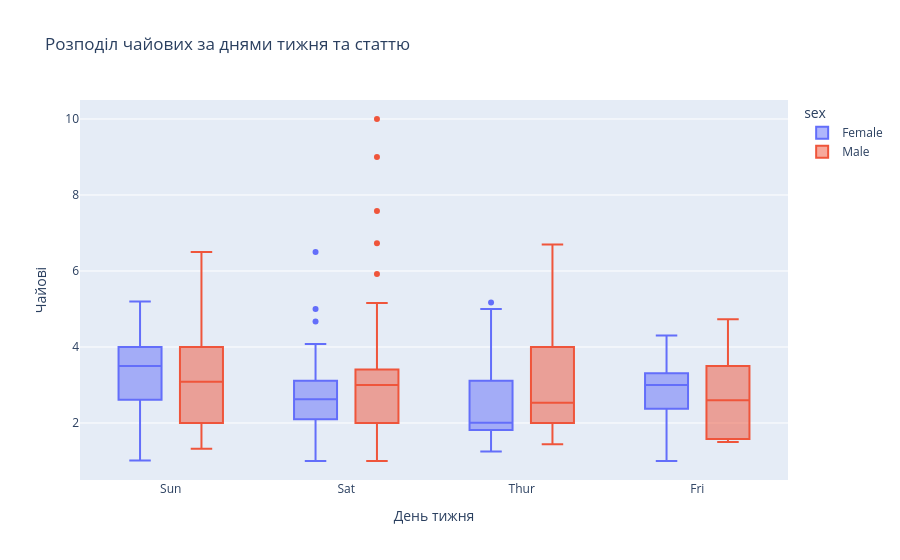

The notebook cell saved with this chart:
### Markdown cell above
---

**6. Інтерактивний box plot: чайові за днями та статтю**

Створіть інтерактивний box plot для чайових за днями тижня з розбивкою за кольором по статі.

### Code cell
fig = px.box(df, x='day', y='tip', color='sex',
             title='Розподіл чайових за днями тижня та статтю',
             labels={'day': 'День тижня', 'tip': 'Чайові'})
fig.show()

### Figure 1 — Plotly figure (JSON) as saved in the notebook; plotly's stock layout.template omitted (floating-point values rounded to 4 significant figures; data arrays with more than 128 entries replaced by an {"elided": "..."} marker saying what was removed)
{"data": [{"alignmentgroup": "True", "hovertemplate": "sex=Female<br>День тижня=%{x}<br>Чайові=%{y}<extra></extra>", "legendgroup": "Female", "marker": {"color": "#636efa"}, "name": "Female", "notched": false, "offsetgroup": "Female", "orientation": "v", "showlegend": true, "type": "box", "x": ["Sun", "Sun", "Sun", "Sun", "Sun", "Sun", "Sat", "Sat", "Sat", "Sat", "Sat", "Sat", "Sun", "Sun", "Sat", "Sat", "Sat", "Sat", "Sat", "Sat", "Sat", "Thur", "Thur", "Fri", "Fri", "Fri", "Fri", "Fri", "Sat", "Sat", "Sat", "Sat", "Sat", "Sun", "Sun", "Thur", "Thur", "Thur", "Thur", "Thur", "Thur", "Thur", "Thur", "Thur", "Thur", "Thur", "Thur", "Thur", "Thur", "Thur", "Thur", "Thur", "Thur", "Thur", "Thur", "Thur", "Thur", "Sun", "Sun", "Sun", "Sun", "Sun", "Sat", "Sat", "Sun", "Sun", "Sun", "Thur", "Thur", "Thur", "Thur", "Thur", "Thur", "Thur", "Sat", "Sat", "Sat", "Sat", "Sat", "Fri", "Fri", "Fri", "Fri", "Sat", "Sat", "Sat", "Thur"], "x0": " ", "xaxis": "x", "y": [1.01, 3.61, 5.0, 3.02, 1.67, 3.5, 2.75, 2.23, 3.0, 3.0, 2.45, 3.07, 2.6, 5.2, 1.5, 2.47, 1.0, 3.0, 3.14, 5.0, 2.2, 1.83, 5.17, 1.0, 4.3, 3.25, 2.5, 3.0, 2.5, 3.48, 4.08, 4.0, 1.0, 4.0, 3.5, 1.5, 1.8, 2.92, 1.68, 2.52, 4.2, 2.0, 2.0, 2.83, 1.5, 2.0, 3.25, 1.25, 2.0, 2.0, 2.75, 3.5, 5.0, 2.3, 1.5, 1.36, 1.63, 5.14, 3.75, 2.61, 2.0, 3.0, 1.61, 2.0, 4.0, 3.5, 3.5, 4.19, 5.0, 2.0, 2.01, 2.0, 2.5, 3.23, 2.23, 2.5, 6.5, 1.1, 3.09, 3.48, 3.0, 2.5, 2.0, 2.88, 4.67, 2.0, 3.0], "y0": " ", "yaxis": "y"}, {"alignmentgroup": "True", "hovertemplate": "sex=Male<br>День тижня=%{x}<br>Чайові=%{y}<extra></extra>", "legendgroup": "Male", "marker": {"color": "#EF553B"}, "name": "Male", "notched": false, "offsetgroup": "Male", "orientation": "v", "showlegend": true, "type": "box", "x": {"elided": "157 str values"}, "x0": " ", "xaxis": "x", "y": {"elided": "157 float values"}, "y0": " ", "yaxis": "y"}], "layout": {"boxmode": "group", "legend": {"title": {"text": "sex"}, "tracegroupgap": 0}, "title": {"text": "Розподіл чайових за днями тижня та статтю"}, "xaxis": {"anchor": "y", "domain": [0, 1], "title": {"text": "День тижня"}}, "yaxis": {"anchor": "x", "domain": [0, 1], "title": {"text": "Чайові"}}}}
